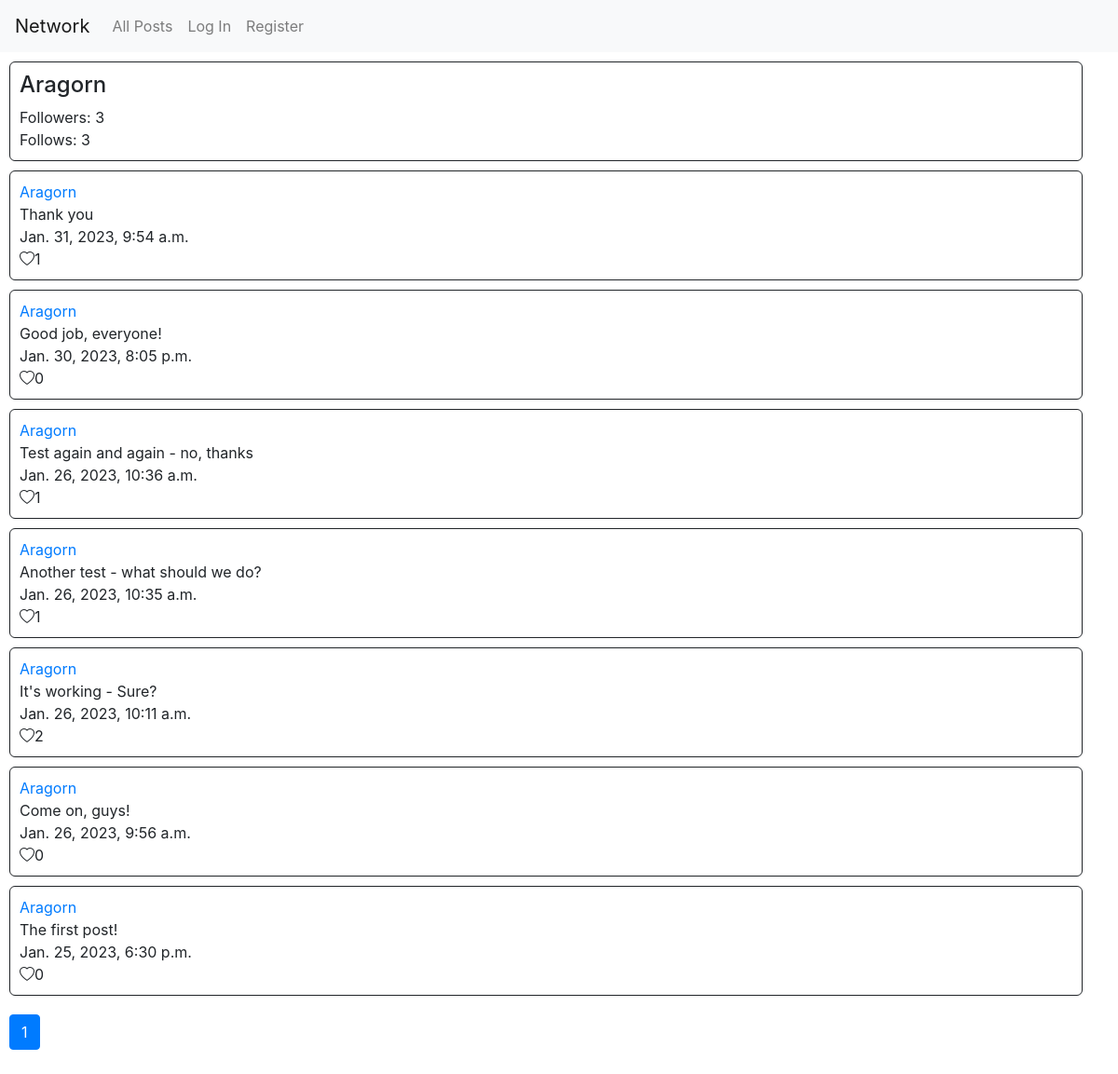
The app's page /profile/1 with its own data.
### network/models.py (models this page shows, shortened)
class User(AbstractUser):
    follows = models.ManyToManyField("self", symmetrical=False, blank=True)

class Post(models.Model):
    author = models.ForeignKey(User, on_delete=models.CASCADE)
    created = models.DateTimeField(default=timezone.now)
    content = models.TextField()
    liked = models.ManyToManyField('User', related_name='likes', blank=True)

### network/views.py (the view)
# urls.py: path("profile/<int:user_id>", views.profile, name="profile"),
def profile(request, user_id):
    userpage = User.objects.get(pk=user_id)
    r = request.user
    if r.is_authenticated:
        if userpage in r.follows.all():
            followBtn = "Unfollow"
        else:
            followBtn = "Follow"
    else:
        followBtn = "False"
    follows = userpage.follows.all().count()
    followers = User.objects.filter(follows=userpage).count()
    posts = Post.objects.filter(author=userpage).order_by('created').reverse()
    paginator = Paginator(posts, 10)
    page_number = request.GET.get('page')
    page_obj = paginator.get_page(page_number)
    return render(request, "network/index.html",
                  {"followBtn": followBtn, "follows": follows, "followers": followers, "userpage": userpage, "page_obj": page_obj})

### network/templates/network/index.html (shortened to what this page needs)
{% extends "network/layout.html" %}
{% block body %}
{% if followBtn %}
<div class="pos">
    <h4>{{userpage}}</h4>
    Followers: {{followers}}
    <br/>Follows: {{follows}}
</div>
{% endif %}
{% for post in page_obj %}
    <div class="pos">
        <a href = "{%url 'profile' post.author.id %}">{{post.author}}</a>
        <div class="content">
            <span class="cont">{{post.content}}</span>
            <br/>{{post.created}} <span class="postid">{{post.id}}</span>
            {% if user.is_authenticated %}
                {% if request.user in post.liked.all %}
                <i class="bi-heart" style="display:none;">{{post.liked.all.count}}</i><i class="bi bi-heart-fill" style="display:block;">{{post.liked.all.count}}</i>
                {% else %}
                <i class="bi-heart" style="display:block;">{{post.liked.all.count}}</i><i class="bi bi-heart-fill" style="display:none;">{{post.liked.all.count}}</i>
                {% endif %}
            {% else %}
                <i class="bi-heart" style="display:block;">{{post.liked.all.count}}</i><i class="bi bi-heart-fill" style="display:none;">{{post.liked.all.count}}</i>
            {% endif %}
        </div>
    </div>
{% endfor %}
<nav aria-label="Posts">
    <ul class="pagination" style="padding: 10px;">
        <li class="page-item active" aria-current="page"><a class="page-link" href="#">{{ page_obj.number }} <span class="sr-only">(current)</span></a></li>
    </ul>
  </nav>
{% endblock %}

### network/static/network/styles.css (style rules this page uses)
.pos { border-style: solid; border-radius: 6px; border-width: 1px; margin: 10px; padding: 10px; width: 96vw; caret-color: transparent; }
.bi-heart { font-style: normal; }

### records on screen
User: username "Aragorn"
Post: author "Aragorn", content "Thank you", created "Jan. 31, 2023, 9:54 a.m.", liked.all.count "1"
Post: author "Aragorn", content "Good job, everyone!", created "Jan. 30, 2023, 8:05 p.m.", liked.all.count "0"
Post: author "Aragorn", content "Test again and again - no, thanks", created "Jan. 26, 2023, 10:36 a.m.", liked.all.count "1"
Post: author "Aragorn", content "Another test - what should we do?", created "Jan. 26, 2023, 10:35 a.m.", liked.all.count "1"
Post: author "Aragorn", content "It's working - Sure?", created "Jan. 26, 2023, 10:11 a.m.", liked.all.count "2"
Post: author "Aragorn", content "Come on, guys!", created "Jan. 26, 2023, 9:56 a.m.", liked.all.count "0"
Post: author "Aragorn", content "The first post!", created "Jan. 25, 2023, 6:30 p.m.", liked.all.count "0"

### other values on screen
{{ followers }} "3"
{{ follows }} "3"
{{ page_obj.number }} "1"
